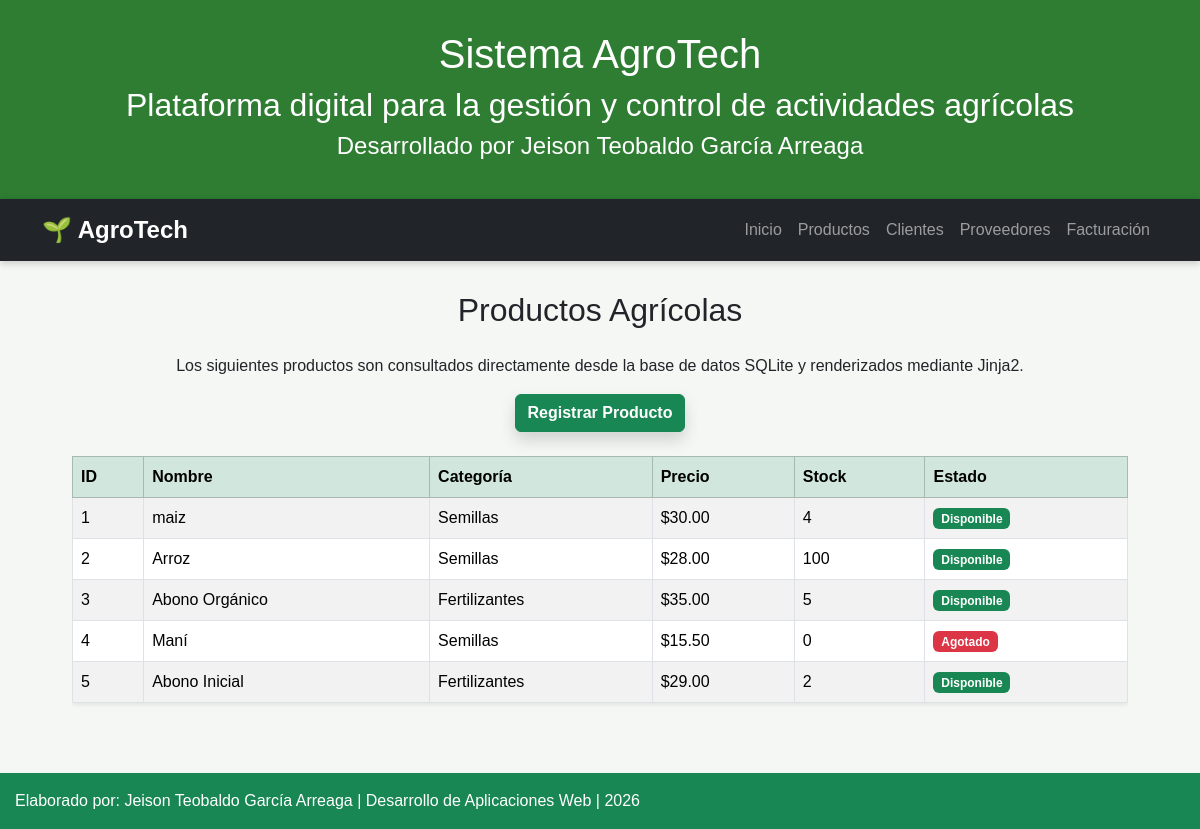
The page /productos on the database its author committed.
### tables this page shows
CREATE TABLE productos (
            id INTEGER PRIMARY KEY AUTOINCREMENT,
            nombre TEXT NOT NULL,
            categoria TEXT NOT NULL,
            precio REAL NOT NULL,
            stock INTEGER NOT NULL
        );

### app.py (the view)
@app.route("/productos", methods=["GET", "POST"])
def productos():
    conn = obtener_conexion()
    productos = conn.execute(
        "SELECT * FROM productos"
    ).fetchall()
    conn.close()
    return render_template(
        "productos.html",
        productos=productos
    )

### app.py (called while the page is built)
def obtener_conexion():
    conn = sqlite3.connect("data/ferreteria.db")
    conn.row_factory = sqlite3.Row
    return conn

### templates/productos.html (shortened to what this page needs)
{% extends "base.html" %}
{% block content %}
<section class="seccion">
    <h2 class="text-center mb-4">
        Productos Agrícolas
    </h2>
    <p class="text-center">
        Los siguientes productos son consultados directamente desde la base de datos SQLite y renderizados mediante Jinja2.
    </p>
    <div class="text-center mb-4">
        <a href="{{ url_for('nuevo_producto') }}" class="btn btn-success shadow">
            Registrar Producto
        </a>
    </div>
    <div class="table-responsive">
        <table class="table table-bordered table-striped table-hover shadow-sm">
            <thead class="table-success">
                <tr>
                    <th>ID</th>
                    <th>Nombre</th>
                    <th>Categoría</th>
                    <th>Precio</th>
                    <th>Stock</th>
                    <th>Estado</th>
                </tr>
            </thead>
            <tbody>
                {% for producto in productos %}
                <tr>
                    <td>{{ producto.id }}</td>
                    <td>{{ producto.nombre }}</td>
                    <td>{{ producto.categoria }}</td>
                    <td>${{ "%.2f"|format(producto.precio) }}</td>
                    <td>{{ producto.stock }}</td>
                    <td>
                        {% if producto.stock > 0 %}
                            <span class="badge bg-success">Disponible</span>
                        {% else %}
                            <span class="badge bg-danger">Agotado</span>
                        {% endif %}
                    </td>
                </tr>
                {% else %}
                <tr>
                    <td colspan="6" class="text-center">
                        No existen productos registrados.
                    </td>
                </tr>
                {% endfor %}
            </tbody>
        </table>
    </div>
</section>
{% endblock %}

### templates/base.html (shortened to what this page needs)
<!DOCTYPE html>
<html lang="es">
<head>
    <link
        href="https://cdn.jsdelivr.net/npm/bootstrap@5.3.8/dist/css/bootstrap.min.css"
        rel="stylesheet">
    <link
        rel="stylesheet"
        href="{{ url_for('static', filename='css/style.css') }}">
</head>
<body>
    <header class="text-center">
        <h1>Sistema AgroTech</h1>
        <h2>
            Plataforma digital para la gestión y control
            de actividades agrícolas
        </h2>
        <h4>
            Desarrollado por Jeison Teobaldo García Arreaga
        </h4>
    </header>
        {% include "components/navbar.html" %}
        <main class="container">
    {% block content %}
    {% endblock %}
</main>
        {% include "components/footer.html" %}
    </body>
    </html>

### templates/components/navbar.html (shortened to what this page needs)
<nav class="navbar navbar-expand-lg navbar-dark bg-dark">
    <div class="container">
        <a
            class="navbar-brand fw-bold"
            href="{{ url_for('inicio') }}">
            🌱 AgroTech
        </a>
        <div
            class="collapse navbar-collapse"
            id="menu">
            <ul class="navbar-nav ms-auto">
                <li class="nav-item">
                    <a
                        class="nav-link"
                        href="{{ url_for('inicio') }}">
                        Inicio
                    </a>
                </li>
                <li class="nav-item">
                    <a
                        class="nav-link"
                        href="{{ url_for('productos') }}">
                        Productos
                    </a>
                </li>
                <li class="nav-item">
                    <a
                        class="nav-link"
                        href="{{ url_for('clientes') }}">
                        Clientes
                    </a>
                </li>
                <li class="nav-item">
                    <a
                        class="nav-link"
                        href="{{ url_for('proveedores') }}">
                        Proveedores
                    </a>
                </li>
                <li class="nav-item">
                    <a
                        class="nav-link"
                        href="{{ url_for('facturacion') }}">
                        Facturación
                    </a>
                </li>
            </ul>
        </div>
    </div>
</nav>

### templates/components/footer.html
<footer class="text-center py-3 bg-success text-white mt-4">
    <p class="mb-0">
        Elaborado por: Jeison Teobaldo García Arreaga |
        Desarrollo de Aplicaciones Web |
        2026
    </p>
</footer>

### static/css/style.css (style rules this page uses)
body { background-color:#f4f7f4; font-family:Arial, sans-serif; }
header { background:#2e7d32; color:white; padding:30px; }
.seccion { padding:30px; }
p { text-align:justify; }
h2 { text-align:center; }
footer { background:#2e7d32; color:white; padding:15px; }
.btn { transition:.3s; }
.navbar { box-shadow:0 2px 8px rgba(0,0,0,.2); }
.navbar-brand { font-size:24px; }
.nav-link { transition:.3s; }
.btn-success { font-weight:bold; }

### rows shown on the page
productos: id "1", nombre "maiz", categoria "Semillas", precio "30.00", stock "4", shows "Disponible"
productos: id "2", nombre "Arroz", categoria "Semillas", precio "28.00", stock "100", shows "Disponible"
productos: id "3", nombre "Abono Orgánico", categoria "Fertilizantes", precio "35.00", stock "5", shows "Disponible"
productos: id "4", nombre "Maní", categoria "Semillas", precio "15.50", stock "0", shows "Agotado"
productos: id "5", nombre "Abono Inicial", categoria "Fertilizantes", precio "29.00", stock "2", shows "Disponible"
